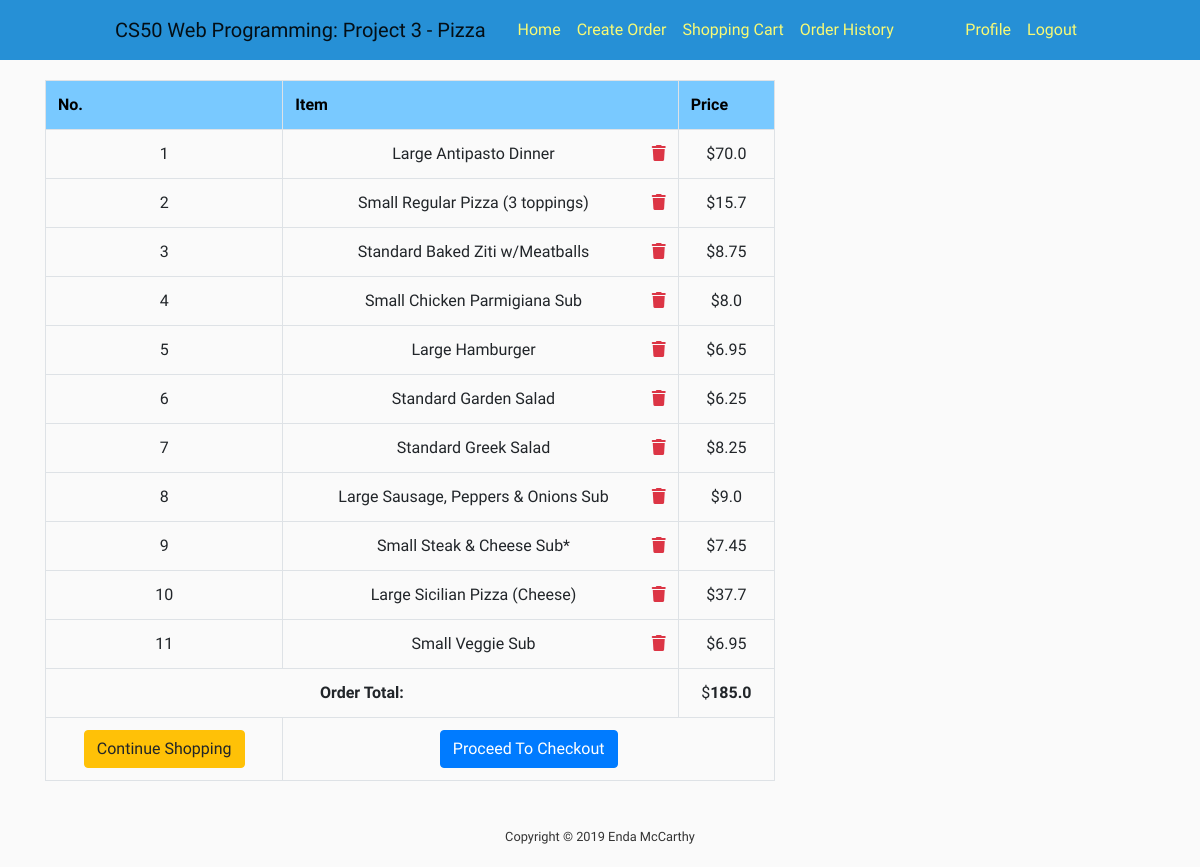
Before: /order-summary/ (signed in) with the older database file.
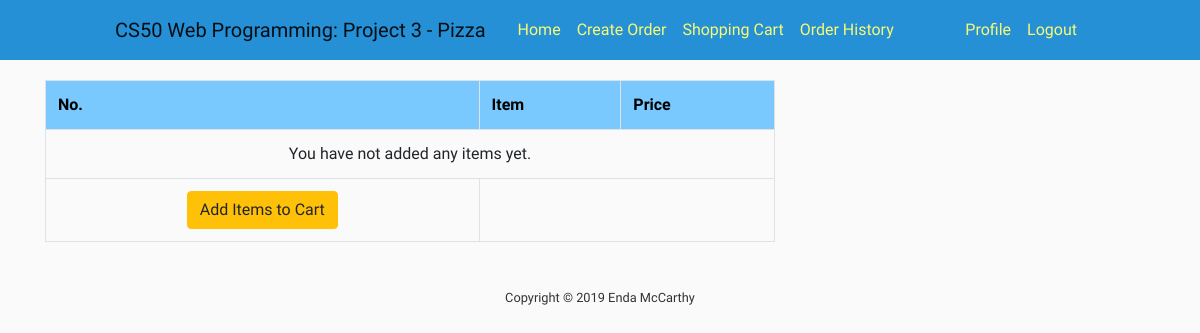
After: the same page with the newer database file.
### shopping_cart/models.py (models this page shows, shortened)
class OrderItem(models.Model):
    item = models.OneToOneField(Item, on_delete=models.SET_NULL, null=True)
    is_ordered = models.BooleanField(default=False)
    date_added = models.DateTimeField(auto_now=True)
    date_ordered = models.DateTimeField(null=True)

class Order(models.Model):
    ref_code = models.CharField(max_length=15)
    owner = models.ForeignKey(Cart, on_delete=models.SET_NULL, null=True)
    is_ordered = models.BooleanField(default=False)
    items = models.ManyToManyField(OrderItem)
    date_ordered = models.DateTimeField(auto_now=True)
    def get_cart_items(self):
        return self.items.all()
    def get_cart_total(self):
        return sum([item.item.price for item in self.items.all()])

### orders/models.py (models this page shows, shortened)
class Item(models.Model):
    meal = models.ForeignKey(Meal, on_delete=models.CASCADE)
    meal_type = models.ForeignKey(Meal_Type, on_delete=models.CASCADE)
    size = models.ForeignKey(Size, on_delete=models.CASCADE)
    meal_addition = models.ManyToManyField(Meal_Addition, blank=True)
    price = models.FloatField(default=0)
    user = models.ForeignKey(User, on_delete=models.CASCADE)
    timestamp = models.DateTimeField(auto_now_add=True, auto_now=False)

class Size(models.Model):
    size = models.CharField(max_length=64)
    def __str__(self):
        return f"{self.size}"

class Meal_Type(models.Model):
    name = models.CharField(max_length=64)
    meal = models.ForeignKey(Meal, on_delete=models.CASCADE, null=True)
    size = models.ManyToManyField(Size)
    meal_addition = models.ManyToManyField(Meal_Addition, blank=True)
    def __str__(self):
        return f"{self.name}"

### shopping_cart/views.py (the view)
# urls.py: path('order-summary/', order_details, name="order_summary"),
@login_required()
def order_details(request, **kwargs):
    existing_order = get_user_pending_order(request)
    context = {
        'order': existing_order,
        'title': 'Cart'
    }
    return render(request, 'shopping_cart/order_summary.html', context)

### shopping_cart/views.py (called while the page is built)
def get_user_pending_order(request):
    user_cart = get_object_or_404(Cart, user=request.user)
    order = Order.objects.filter(owner=user_cart, is_ordered=False)
    if order.exists():
        return order[0]
    return 0

### shopping_cart/templates/shopping_cart/order_summary.html (shortened to what this page needs)
{% extends 'orders/base.html' %}
{% block content %}
    <table class="table table-hover table-bordered text-center">
        <tr class="text-center">
            <th>No.</th>
            <th>Item</th>
            <th>Price</th>
        </tr>
        {% for item in order.get_cart_items %}
            <tr>
                <td>{{ forloop.counter }}</td>
                <td>
                    {{ item.item.size }} {{ item.item.meal_type }}
                    <span class="float-right">
                        <a href="{% url 'shopping_cart:delete_item' item.id %}" data-balloon="remove this item from cart"
                            class="text-danger" onclick="return confirm_delete();">
                            <i class="fas fa-trash"></i>
                        </a>
                    </span>
                </td>
                <td>${{ item.item.price }}</td>
            </tr>
        {% empty %}
            <tr>
                <td colspan="3"> You have not added any items yet.</td>
            </tr>
        {% endfor %}
        <tr>
            {% if order.get_cart_total != None %}
                <td colspan="2">
                    <strong class="pull-right">Order Total:</strong>
                </td>
                <td colspan="1">
                    $<strong>{{ order.get_cart_total }}</strong>
                </td>
            {% endif %}
        </tr>
        <tr>
            <td colspan="1">
                <a href="{% url 'orders-create' %}" class="btn btn-warning pull-left">
                    {% if order %}Continue Shopping{% else %}Add Items to Cart {% endif %}
                </a>
            </td>
            <td colspan="2">
                {% if order.get_cart_items %}
                    <a href="{% url 'shopping_cart:checkout' %}" class="pull-right btn btn-primary">Proceed To Checkout</a>
                {% endif %}
            </td>
        </tr>
    </table>
{% endblock content %}

Changed rows visible on the page:
no longer on this page (row edited): OrderItem: item.size "Large", item.meal_type "Antipasto Dinner", item.price "70.0"
no longer on this page (row edited): OrderItem: item.size "Small", item.meal_type "Regular Pizza (3 toppings)", item.price "15.7"
no longer on this page (row edited): OrderItem: item.size "Standard", item.meal_type "Baked Ziti w/Meatballs", item.price "8.75"
no longer on this page (row edited): OrderItem: item.size "Small", item.meal_type "Chicken Parmigiana Sub", item.price "8.0"
no longer on this page (row edited): OrderItem: item.size "Large", item.meal_type "Hamburger", item.price "6.95"
no longer on this page (row edited): OrderItem: item.size "Standard", item.meal_type "Garden Salad", item.price "6.25"
no longer on this page (row edited): OrderItem: item.size "Standard", item.meal_type "Greek Salad", item.price "8.25"
no longer on this page (row edited): OrderItem: item.size "Large", item.meal_type "Sausage, Peppers & Onions Sub", item.price "9.0"
no longer on this page (row edited): OrderItem: item.size "Small", item.meal_type "Steak & Cheese Sub*", item.price "7.45"
no longer on this page (row edited): OrderItem: item.size "Large", item.meal_type "Sicilian Pizza (Cheese)", item.price "37.7"
no longer on this page (row edited): OrderItem: item.size "Small", item.meal_type "Veggie Sub", item.price "6.95"
removed Order: get_cart_total "185.0"
Other visible differences:
text no longer shown: "Order Total: $ Continue Shopping Proceed To Checkout"
text now shown: "You have not added any items yet. Add Items to Cart"
